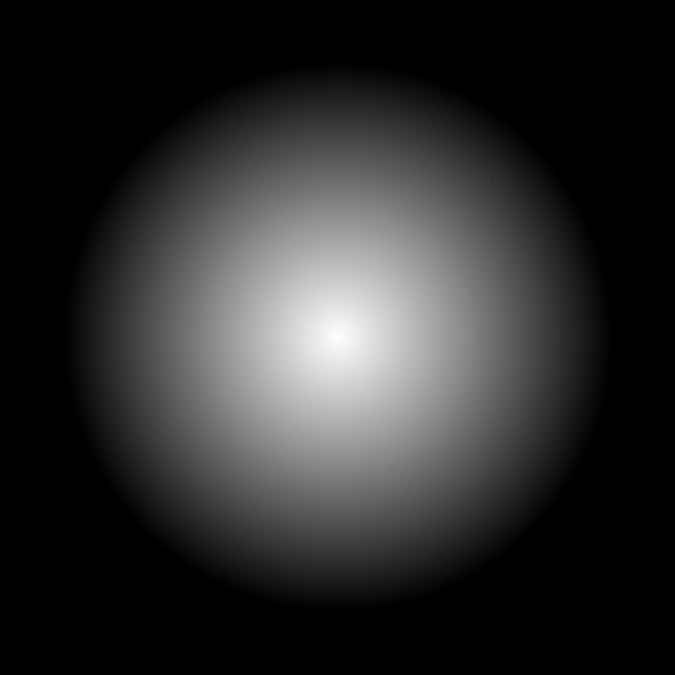
%> input picture 06 practice-myself/digital image processing/CH10 image segmentation/image/g1.tif, 675 x 675 px
$ octave HistogramProcessing02.m   (GNU Octave 9; MATLAB toolbox functions it lacks are replaced by stand-ins)
%> lines starting %> are read from the running program, lines starting %| are printed output that depends on the picture
f=imread('./image/g1.tif');
%> f is the input picture: size 675x675 uint8; min 0, max 255, mean 43.9
subplot(2,2,1);
imshow(f,[]);
title('Subplot 1: 原图');

h=imhist(f)
%> h = 256 values, max 219338 at index 1, min 0 at index 246, mean 1779.8
h1=h(1:10:256);
%> h1 = 26 values, max 219338 at index 1, min 60 at index 26, mean 8998.7
horz=1:10:256;
bar(horz,h1);
axis([0 255 0 15000]);%表示水平轴和垂直轴的最大和最小值
subplot(2,2,2);
imshow(h,[]);
title('Subplot 1: 原图');
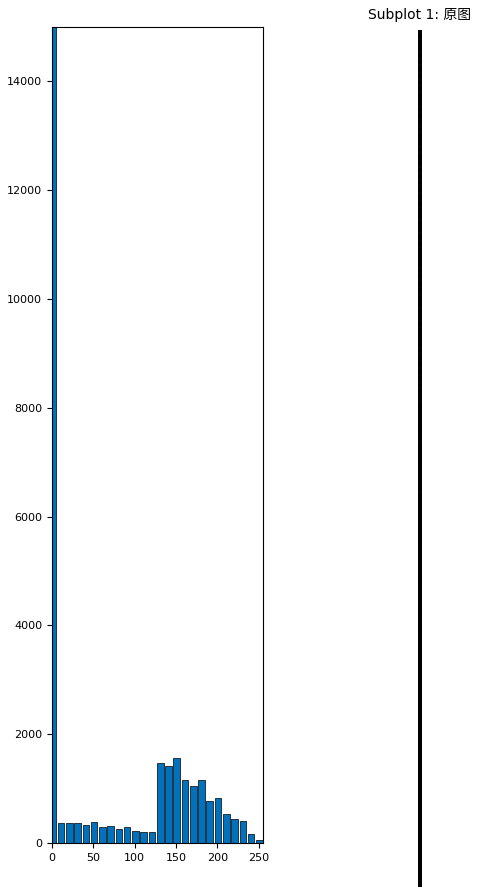
%> figure redrawn from the program's plot data, 2 panels

$ run again, with 06 practice-myself/digital image processing/CH10 image segmentation/image/g3.tif copied over 06 practice-myself/digital image processing/CH10 image segmentation/image/g1.tif
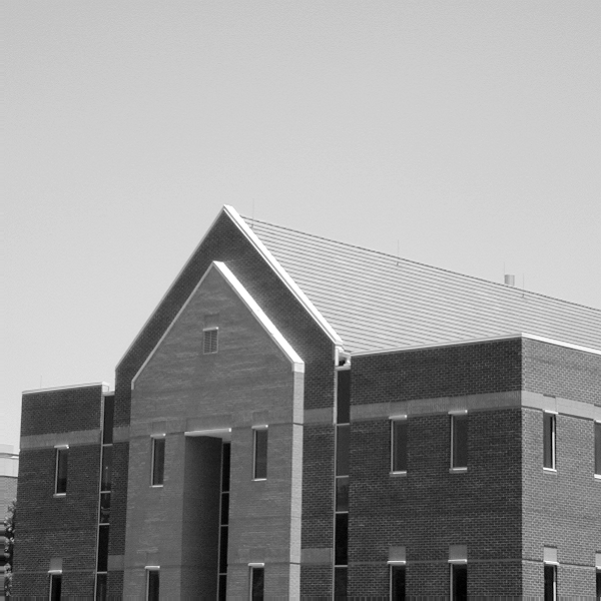
%> input picture 06 practice-myself/digital image processing/CH10 image segmentation/image/g3.tif, 601 x 601 px
%> f is the input picture: size 601x601 uint8; min 0, max 255, mean 152.8
%> h = 256 values, max 14012 at index 208, min 30 at index 235, mean 1410.9
%> h1 = 26 values, max 8333 at index 22, min 35 at index 25, mean 1209.1
%> `title('Subplot 1: 原图');`:
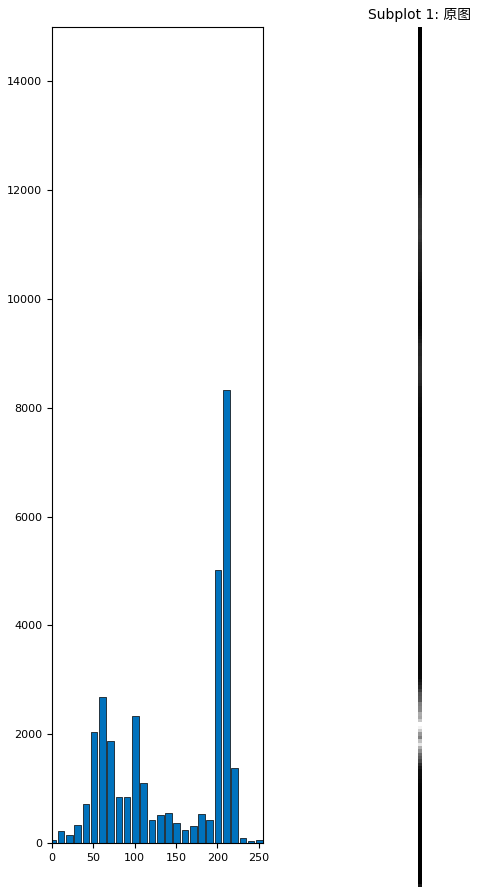
%> figure redrawn from the program's plot data, 2 panels

$ run again, with 06 practice-myself/digital image processing/CH10 image segmentation/image/g4.tif copied over 06 practice-myself/digital image processing/CH10 image segmentation/image/g1.tif
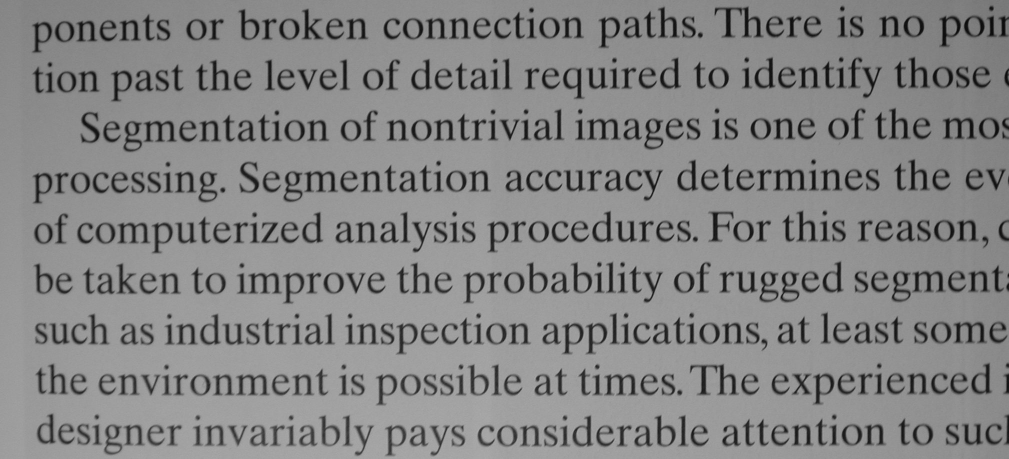
%> input picture 06 practice-myself/digital image processing/CH10 image segmentation/image/g4.tif, 2018 x 918 px (shown at 1/2 size)
%> f is the input picture: size 918x2018 uint8; min 5, max 180, mean 133.2
%> h = 256 values, max 60476 at index 153, min 0 at index 1, mean 7236.4
%> h1 = 26 values, max 58933 at index 16, min 0 at index 1, mean 7214.8
%> `title('Subplot 1: 原图');`:
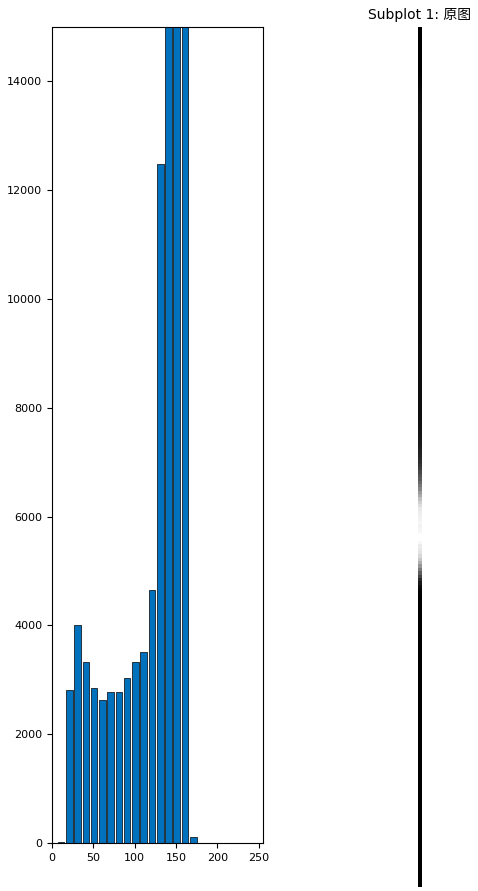
%> figure redrawn from the program's plot data, 2 panels
